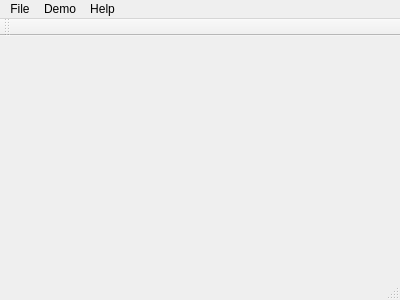
<?xml version="1.0" encoding="UTF-8"?>
<ui version="4.0">
 <class>MainWindow</class>
 <widget class="QMainWindow" name="MainWindow">
  <property name="geometry">
   <rect>
    <x>0</x>
    <y>0</y>
    <width>400</width>
    <height>300</height>
   </rect>
  </property>
  <property name="windowTitle">
   <string>MainWindow</string>
  </property>
  <widget class="QWidget" name="centralWidget"/>
  <widget class="QMenuBar" name="menuBar">
   <property name="geometry">
    <rect>
     <x>0</x>
     <y>0</y>
     <width>400</width>
     <height>23</height>
    </rect>
   </property>
   <widget class="QMenu" name="menuFile">
    <property name="title">
     <string>File</string>
    </property>
   </widget>
   <widget class="QMenu" name="menuDemo">
    <property name="title">
     <string>Demo</string>
    </property>
    <addaction name="actionDemo"/>
    <addaction name="actionDemo2"/>
   </widget>
   <widget class="QMenu" name="menuHelp">
    <property name="title">
     <string>Help</string>
    </property>
   </widget>
   <addaction name="menuFile"/>
   <addaction name="menuDemo"/>
   <addaction name="menuHelp"/>
  </widget>
  <widget class="QToolBar" name="mainToolBar">
   <attribute name="toolBarArea">
    <enum>TopToolBarArea</enum>
   </attribute>
   <attribute name="toolBarBreak">
    <bool>false</bool>
   </attribute>
  </widget>
  <widget class="QStatusBar" name="statusBar"/>
  <action name="actionDemo">
   <property name="text">
    <string>demo</string>
   </property>
  </action>
  <action name="actionDemo2">
   <property name="text">
    <string>demo2</string>
   </property>
  </action>
 </widget>
 <layoutdefault spacing="6" margin="11"/>
 <resources/>
 <connections/>
</ui>
